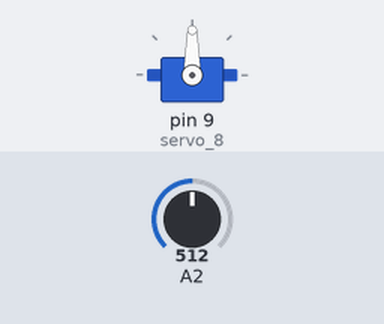
Bench run of a sketch on a simulated Arduino Uno, built with avr-gcc and run on an emulated ATmega328P. Shown: servo. The test bench sets the inputs (shaded band); at power-on: A2 = 512.

Above: at 1.2 s.
1.3 s: A2 set to 716
At 2.0 s:
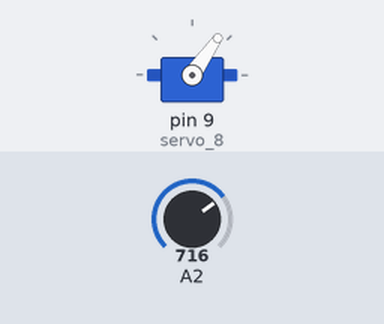
2.8 s: A2 set to 900
At 4.0 s:
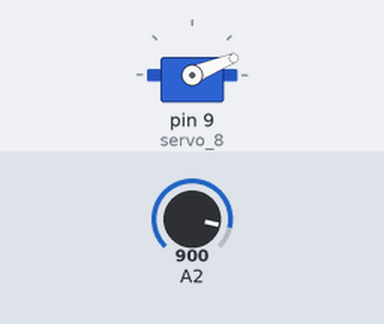
4.3 s: A2 set to 1023
At 5.4 s:
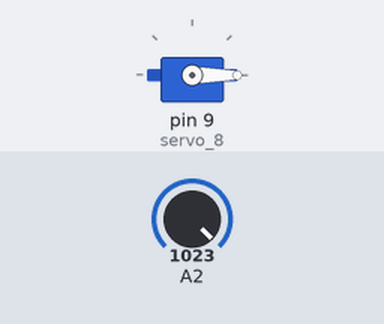
5.8 s: A2 set to 306
At 6.7 s:
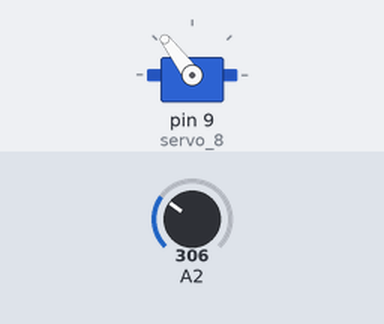
7.3 s: A2 set to 122
At 8.7 s:
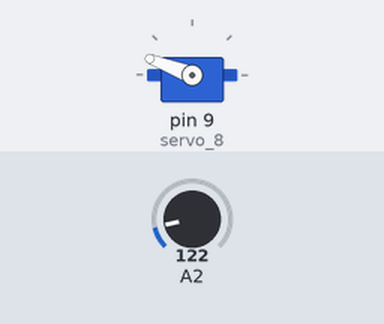
Timing chart, 0 to 9.8 s (numbered marks = the images above; inputs shaded):
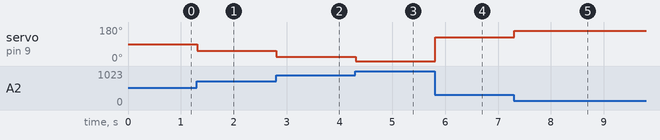

The sketch:

servo_motor.ino
```cpp
// C++ code
// Inclusão da biblioteca Servo, que permite controlar servomotores
#include <Servo.h>

// Definindo a variável que armazenará a posição do sensor
int PosicaoSensor = 0;

// Variável que armazenará o ângulo calculado para o servo
int Angulo = 0;

// Criação de um objeto Servo chamado "servo_8"
Servo servo_8;

void setup() {
  // Configura o pino A2 como entrada para o sensor
  pinMode(A2, INPUT);

  // Anexa o servo ao pino 9 com um intervalo de sinal PWM entre 500 e 2500 microsegundos
  servo_8.attach(9, 500, 2500);
}

void loop() {
  // Lê o valor analógico do sensor no pino A2 (vai de 0 a 1023)
  PosicaoSensor = analogRead(A2);

  // Mapeia o valor lido (0 a 1023) para um valor de ângulo (180 a 0 graus)
  Angulo = map(PosicaoSensor, 0, 1023, 180, 0);

  // Envia o valor do ângulo calculado para o servo, movendo-o
  servo_8.write(Angulo);

  // Aguarda 10 milissegundos antes de repetir o loop
  delay(10); // Delay um pouco para melhorar o desempenho da simulação
}
```

Measured:
- after the input at 1.3 s, servo on pin 9 (servo_8): 90° → 55° at once
- after the input at 2.8 s, servo on pin 9 (servo_8): 55° → 22° at once
- after the input at 4.3 s, servo on pin 9 (servo_8): 22° → 0° at once
- after the input at 5.8 s, servo on pin 9 (servo_8): 0° → 127° at once
- after the input at 7.3 s, servo on pin 9 (servo_8): 127° → 159° at once
